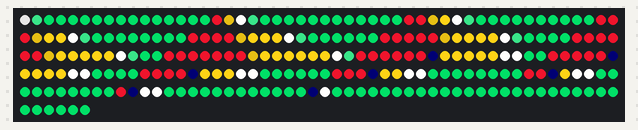
This sketch was run on a simulated Arduino Uno, built with avr-gcc and run on an emulated ATmega328P. Shown: 256 RGB LEDs in strip order, left to right, continuing on the next row.

Above: at 0.1 s.

The sketch:

parcial_2.ino
```cpp
#include <Adafruit_NeoPixel.h>

const int LED_PIN = 2;

const int LED_COUNT = 16*16;

Adafruit_NeoPixel pixeles= Adafruit_NeoPixel(LED_COUNT, LED_PIN, NEO_GRB + NEO_KHZ800);

byte arreglo[16][16][3]=

// C++ code
//


{
{
{178,178,178},{43,174,104},{0,158,73},{0,158,73},{0,158,73},{0,158,73},{0,158,73},{0,158,73},{0,158,73},{0,158,73},{0,158,73},{0,158,73},{0,158,73},{0,158,73},{0,158,73},{0,158,73}
}
,{
{206,17,38},{176,146,15},{255,255,254},{43,174,104},{0,158,73},{0,158,73},{0,158,73},{0,158,73},{0,158,73},{0,158,73},{0,158,73},{0,158,73},{0,158,73},{0,158,73},{0,158,73},{0,158,73}
}
,{
{206,17,38},{206,17,38},{176,146,15},{252,209,22},{255,255,254},{43,174,104},{0,158,73},{0,158,73},{0,158,73},{0,158,73},{0,158,73},{0,158,73},{0,158,73},{0,158,73},{0,158,73},{0,158,73}
}
,{
{206,17,38},{206,17,38},{206,17,38},{176,146,15},{252,209,22},{252,209,22},{255,255,254},{43,174,104},{0,158,73},{0,158,73},{0,158,73},{0,158,73},{0,158,73},{0,158,73},{0,158,73},{0,158,73}
}
,{
{206,17,38},{206,17,38},{206,17,38},{206,17,38},{176,146,15},{252,209,22},{252,209,22},{252,209,22},{255,255,254},{43,174,104},{0,158,73},{0,158,73},{0,158,73},{0,158,73},{0,158,73},{0,158,73}
}
,{
{206,17,38},{206,17,38},{206,17,38},{206,17,38},{206,17,38},{176,146,15},{252,209,22},{252,209,22},{252,209,22},{252,209,22},{255,255,254},{43,174,104},{0,158,73},{0,158,73},{0,158,73},{0,158,73}
}
,{
{206,17,38},{206,17,38},{206,17,38},{206,17,38},{206,17,38},{206,17,38},{176,146,15},{252,209,22},{252,209,22},{252,209,22},{252,209,22},{252,209,22},{255,255,254},{43,174,104},{0,158,73},{0,158,73}
}
,{
{206,17,38},{206,17,38},{206,17,38},{206,17,38},{206,17,38},{206,17,38},{206,17,38},{176,146,15},{252,209,22},{252,209,22},{252,209,22},{252,209,22},{252,209,22},{252,209,22},{255,255,254},{43,174,104}
}
,{
{206,17,38},{206,17,38},{206,17,38},{206,17,38},{206,17,38},{206,17,38},{0,0,1},{252,209,22},{252,209,22},{252,209,22},{252,209,22},{252,209,22},{255,255,254},{255,255,254},{0,158,73},{0,158,73}
}
,{
{206,17,38},{206,17,38},{206,17,38},{206,17,38},{206,17,38},{0,0,1},{252,209,22},{252,209,22},{252,209,22},{252,209,22},{255,255,254},{255,255,254},{0,158,73},{0,158,73},{0,158,73},{0,158,73}
}
,{
{206,17,38},{206,17,38},{206,17,38},{206,17,38},{0,0,1},{252,209,22},{252,209,22},{252,209,22},{255,255,254},{255,255,254},{0,158,73},{0,158,73},{0,158,73},{0,158,73},{0,158,73},{0,158,73}
}
,{
{206,17,38},{206,17,38},{206,17,38},{0,0,1},{252,209,22},{252,209,22},{255,255,254},{255,255,254},{0,158,73},{0,158,73},{0,158,73},{0,158,73},{0,158,73},{0,158,73},{0,158,73},{0,158,73}
}
,{
{206,17,38},{206,17,38},{0,0,1},{252,209,22},{255,255,254},{255,255,254},{0,158,73},{0,158,73},{0,158,73},{0,158,73},{0,158,73},{0,158,73},{0,158,73},{0,158,73},{0,158,73},{0,158,73}
}
,{
{206,17,38},{0,0,1},{255,255,254},{255,255,254},{0,158,73},{0,158,73},{0,158,73},{0,158,73},{0,158,73},{0,158,73},{0,158,73},{0,158,73},{0,158,73},{0,158,73},{0,158,73},{0,158,73}
}
,{
{0,0,1},{255,255,254},{0,158,73},{0,158,73},{0,158,73},{0,158,73},{0,158,73},{0,158,73},{0,158,73},{0,158,73},{0,158,73},{0,158,73},{0,158,73},{0,158,73},{0,158,73},{0,158,73}
}
,{
{0,158,73},{0,158,73},{0,158,73},{0,158,73},{0,158,73},{0,158,73},{0,158,73},{0,158,73},{0,158,73},{0,158,73},{0,158,73},{0,158,73},{0,158,73},{0,158,73},{0,158,73},{0,158,73}
}
};

///////
////////

void setup()
{
  int c,i,j;
  int rojo,verde,azul;

  pixeles.begin();
  c=0;
  for( i=0;i<16;i++)
  {
     for( j=0;j<16;j++)
     {
        if(c<LED_COUNT)
        {

          rojo=arreglo[i][j][0];
          verde=arreglo[i][j][1];
          azul=arreglo[i][j][2];

          pixeles.setPixelColor(c,rojo,verde,azul);
          c++;
        }
    }
  }

  pixeles.show();

}

void loop()
{

}
```
